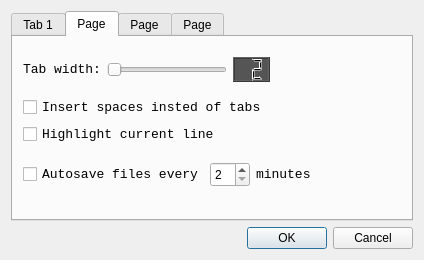
<?xml version="1.0" encoding="UTF-8"?>
<ui version="4.0">
 <class>Dialog</class>
 <widget class="QDialog" name="Dialog">
  <property name="geometry">
   <rect>
    <x>0</x>
    <y>0</y>
    <width>424</width>
    <height>260</height>
   </rect>
  </property>
  <property name="windowTitle">
   <string>Dialog</string>
  </property>
  <layout class="QVBoxLayout" name="verticalLayout_4">
   <item>
    <widget class="QTabWidget" name="tabWidget">
     <property name="currentIndex">
      <number>1</number>
     </property>
     <widget class="QWidget" name="tab">
      <attribute name="title">
       <string>Tab 1</string>
      </attribute>
      <widget class="QWidget" name="layoutWidget">
       <property name="geometry">
        <rect>
         <x>7</x>
         <y>9</y>
         <width>471</width>
         <height>161</height>
        </rect>
       </property>
       <layout class="QVBoxLayout" name="verticalLayout_2">
        <item>
         <widget class="QCheckBox" name="checkBox">
          <property name="font">
           <font>
            <family>Consolas</family>
            <pointsize>10</pointsize>
           </font>
          </property>
          <property name="text">
           <string>Display line numbers</string>
          </property>
         </widget>
        </item>
        <item>
         <widget class="QCheckBox" name="checkBox_2">
          <property name="font">
           <font>
            <family>Consolas</family>
            <pointsize>10</pointsize>
           </font>
          </property>
          <property name="text">
           <string>Display status bar</string>
          </property>
         </widget>
        </item>
        <item>
         <widget class="QCheckBox" name="checkBox_3">
          <property name="font">
           <font>
            <family>Consolas</family>
            <pointsize>10</pointsize>
           </font>
          </property>
          <property name="text">
           <string>Remember session</string>
          </property>
         </widget>
        </item>
       </layout>
      </widget>
     </widget>
     <widget class="QWidget" name="tab_3">
      <attribute name="title">
       <string>Page</string>
      </attribute>
      <widget class="QWidget" name="layoutWidget">
       <property name="geometry">
        <rect>
         <x>10</x>
         <y>20</y>
         <width>247</width>
         <height>25</height>
        </rect>
       </property>
       <layout class="QHBoxLayout" name="horizontalLayout">
        <item>
         <widget class="QLabel" name="label">
          <property name="font">
           <font>
            <family>Consolas</family>
            <pointsize>10</pointsize>
            <weight>50</weight>
            <bold>false</bold>
           </font>
          </property>
          <property name="text">
           <string>Tab width:</string>
          </property>
         </widget>
        </item>
        <item>
         <widget class="QSlider" name="horizontalSlider">
          <property name="minimum">
           <number>2</number>
          </property>
          <property name="maximum">
           <number>12</number>
          </property>
          <property name="orientation">
           <enum>Qt::Horizontal</enum>
          </property>
         </widget>
        </item>
        <item>
         <widget class="QLCDNumber" name="lcdNumber">
          <property name="maximumSize">
           <size>
            <width>50</width>
            <height>25</height>
           </size>
          </property>
          <property name="styleSheet">
           <string notr="true">background: #555555</string>
          </property>
          <property name="smallDecimalPoint">
           <bool>false</bool>
          </property>
          <property name="digitCount">
           <number>2</number>
          </property>
          <property name="segmentStyle">
           <enum>QLCDNumber::Filled</enum>
          </property>
          <property name="value" stdset="0">
           <double>2.000000000000000</double>
          </property>
         </widget>
        </item>
       </layout>
      </widget>
      <widget class="QWidget" name="layoutWidget">
       <property name="geometry">
        <rect>
         <x>10</x>
         <y>60</y>
         <width>382</width>
         <height>101</height>
        </rect>
       </property>
       <layout class="QVBoxLayout" name="verticalLayout_3">
        <item>
         <widget class="QCheckBox" name="checkBox_4">
          <property name="font">
           <font>
            <family>Consolas</family>
            <pointsize>10</pointsize>
           </font>
          </property>
          <property name="text">
           <string>Insert spaces insted of tabs</string>
          </property>
         </widget>
        </item>
        <item>
         <widget class="QCheckBox" name="checkBox_5">
          <property name="font">
           <font>
            <family>Consolas</family>
            <pointsize>10</pointsize>
           </font>
          </property>
          <property name="text">
           <string>Highlight current line</string>
          </property>
         </widget>
        </item>
        <item>
         <layout class="QHBoxLayout" name="horizontalLayout_2">
          <item>
           <widget class="QCheckBox" name="checkBox_6">
            <property name="font">
             <font>
              <family>Consolas</family>
              <pointsize>10</pointsize>
             </font>
            </property>
            <property name="text">
             <string>Autosave files every</string>
            </property>
           </widget>
          </item>
          <item>
           <widget class="QSpinBox" name="spinBox">
            <property name="maximumSize">
             <size>
              <width>40</width>
              <height>25</height>
             </size>
            </property>
            <property name="minimum">
             <number>2</number>
            </property>
            <property name="maximum">
             <number>120</number>
            </property>
            <property name="value">
             <number>2</number>
            </property>
           </widget>
          </item>
          <item>
           <widget class="QLabel" name="label_4">
            <property name="font">
             <font>
              <family>Consolas</family>
              <pointsize>10</pointsize>
             </font>
            </property>
            <property name="text">
             <string>minutes</string>
            </property>
           </widget>
          </item>
         </layout>
        </item>
       </layout>
      </widget>
     </widget>
     <widget class="QWidget" name="tab_4">
      <attribute name="title">
       <string>Page</string>
      </attribute>
      <layout class="QFormLayout" name="formLayout_2">
       <item row="0" column="0">
        <layout class="QHBoxLayout" name="horizontalLayout_3">
         <item>
          <widget class="QLabel" name="label_2">
           <property name="font">
            <font>
             <family>Consolas</family>
             <pointsize>10</pointsize>
            </font>
           </property>
           <property name="text">
            <string>Font size:</string>
           </property>
          </widget>
         </item>
         <item>
          <widget class="QSpinBox" name="spinBox_2">
           <property name="maximumSize">
            <size>
             <width>40</width>
             <height>16777215</height>
            </size>
           </property>
           <property name="minimum">
            <number>10</number>
           </property>
           <property name="maximum">
            <number>20</number>
           </property>
           <property name="value">
            <number>15</number>
           </property>
          </widget>
         </item>
        </layout>
       </item>
       <item row="1" column="0">
        <widget class="QLabel" name="label_3">
         <property name="font">
          <font>
           <family>Consolas</family>
           <pointsize>10</pointsize>
           <weight>50</weight>
           <italic>true</italic>
           <bold>false</bold>
           <underline>true</underline>
           <strikeout>false</strikeout>
          </font>
         </property>
         <property name="text">
          <string>Color Scheme:</string>
         </property>
        </widget>
       </item>
       <item row="2" column="0" colspan="2">
        <widget class="QListWidget" name="listWidget">
         <item>
          <property name="text">
           <string>Classic - Classic colour scheme</string>
          </property>
         </item>
         <item>
          <property name="text">
           <string>Oblivion - Dark colour scheme</string>
          </property>
         </item>
         <item>
          <property name="text">
           <string>Cobalt - Blue-based colour scheme</string>
          </property>
         </item>
         <item>
          <property name="text">
           <string>Solarized Dark - Solarized dark color palette</string>
          </property>
         </item>
         <item>
          <property name="text">
           <string>Whatever</string>
          </property>
         </item>
         <item>
          <property name="text">
           <string>Whatever2</string>
          </property>
         </item>
        </widget>
       </item>
      </layout>
     </widget>
     <widget class="QWidget" name="tab_5">
      <attribute name="title">
       <string>Page</string>
      </attribute>
      <widget class="QWidget" name="layoutWidget_5">
       <property name="geometry">
        <rect>
         <x>9</x>
         <y>9</y>
         <width>381</width>
         <height>161</height>
        </rect>
       </property>
       <layout class="QVBoxLayout" name="verticalLayout">
        <item>
         <widget class="QRadioButton" name="radioButton">
          <property name="font">
           <font>
            <family>Consolas</family>
            <pointsize>10</pointsize>
           </font>
          </property>
          <property name="text">
           <string>Launch in fullscreen</string>
          </property>
         </widget>
        </item>
        <item>
         <widget class="QRadioButton" name="radioButton_2">
          <property name="font">
           <font>
            <family>Consolas</family>
            <pointsize>10</pointsize>
           </font>
          </property>
          <property name="text">
           <string>Launch maximized</string>
          </property>
         </widget>
        </item>
        <item>
         <widget class="QRadioButton" name="radioButton_3">
          <property name="font">
           <font>
            <family>Consolas</family>
            <pointsize>10</pointsize>
           </font>
          </property>
          <property name="text">
           <string>Launch in window mode</string>
          </property>
         </widget>
        </item>
       </layout>
      </widget>
     </widget>
    </widget>
   </item>
   <item>
    <widget class="QDialogButtonBox" name="buttonBox">
     <property name="orientation">
      <enum>Qt::Horizontal</enum>
     </property>
     <property name="standardButtons">
      <set>QDialogButtonBox::Cancel|QDialogButtonBox::Ok</set>
     </property>
    </widget>
   </item>
  </layout>
 </widget>
 <resources/>
 <connections>
  <connection>
   <sender>buttonBox</sender>
   <signal>accepted()</signal>
   <receiver>Dialog</receiver>
   <slot>accept()</slot>
   <hints>
    <hint type="sourcelabel">
     <x>248</x>
     <y>254</y>
    </hint>
    <hint type="destinationlabel">
     <x>157</x>
     <y>274</y>
    </hint>
   </hints>
  </connection>
  <connection>
   <sender>buttonBox</sender>
   <signal>rejected()</signal>
   <receiver>Dialog</receiver>
   <slot>reject()</slot>
   <hints>
    <hint type="sourcelabel">
     <x>316</x>
     <y>260</y>
    </hint>
    <hint type="destinationlabel">
     <x>286</x>
     <y>274</y>
    </hint>
   </hints>
  </connection>
  <connection>
   <sender>horizontalSlider</sender>
   <signal>valueChanged(int)</signal>
   <receiver>lcdNumber</receiver>
   <slot>display(int)</slot>
   <hints>
    <hint type="sourcelabel">
     <x>224</x>
     <y>85</y>
    </hint>
    <hint type="destinationlabel">
     <x>369</x>
     <y>85</y>
    </hint>
   </hints>
  </connection>
  <connection>
   <sender>listWidget</sender>
   <signal>itemClicked(QListWidgetItem*)</signal>
   <receiver>Dialog</receiver>
   <slot>repaint()</slot>
   <hints>
    <hint type="sourcelabel">
     <x>202</x>
     <y>155</y>
    </hint>
    <hint type="destinationlabel">
     <x>202</x>
     <y>123</y>
    </hint>
   </hints>
  </connection>
 </connections>
</ui>
